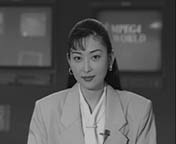
%> input picture COET/图像传感与图像处理/图像实验/实验1/grey.bmp, 176 x 144 px
$ octave untitled.m   (GNU Octave 9; MATLAB toolbox functions it lacks are replaced by stand-ins)
%> lines starting %> are read from the running program, lines starting %| are printed output that depends on the picture; in (x1, y1, x2, y2) boxes, pixels count from 0 and x2, y2 are one past the last pixel; in counts of white or black regions, pixels touching at a corner belong together; the program's own positions count from 1
img = imread('grey.bmp');
%> img is the input picture: size 144x176 uint8; min 0, max 206, mean 86.6

if size(img, 3) == 3
    img = rgb2gray(img);
end

figure;

subplot(2, 3, 1);
imshow(img);
title('原图');

F = fft2(double(img));
Fshift = fftshift(F);
magnitude_spectrum = log(1 + abs(Fshift));
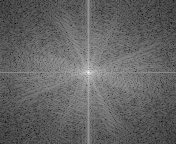
%> magnitude_spectrum: size 144x176 double; min 1.24, max 14.6, mean 6.47; drawn with min black and max white

subplot(2, 3, 2);
imshow(magnitude_spectrum, []);
title('频谱图');

[M, N] = size(img);
%> M = 144; N = 176
filters = zeros(M, N);
for u = 1:M
    for v = 1:N
        D = sqrt((u - M/2)^2 + (v - N/2)^2);
        if D <= 50
            filters(u, v) = 1;
        end
    end
end
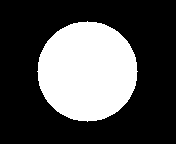
%> filters: size 144x176 double; values 0 (black) and 1 (white), 31% white; 1 white region, box (x1, y1, x2, y2) and area: (37, 21, 138, 122) 7845

radii = [5, 10, 25, 50];

for i = 1:length(radii)
    D0 = radii(i);
    filter = zeros(M, N);
    for u = 1:M
        for v = 1:N
            D = sqrt((u - M/2)^2 + (v - N/2)^2);
            if D <= D0
                filter(u, v) = 1;
            end
        end
    end
    G = Fshift .* filter;
    G_inverse_shift = ifftshift(G);
    img_back = ifft2(G_inverse_shift);
    img_back = real(img_back);
    img_back = uint8(img_back);

    subplot(2, 3, i+2);
    imshow(img_back, []);
    title(['滤波后图像，半径为', num2str(D0)]);
end
%> this loop made 4 passes
%> pass 1, `img_back = real(img_back);`:
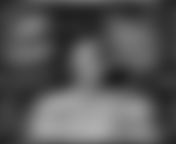
%> img_back: size 144x176 double; min 32.2, max 174.6, mean 86.6
%> pass 2, `img_back = real(img_back);`:
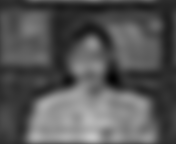
%> img_back: size 144x176 double; min 3.54, max 196.9, mean 86.6
%> after the loop:
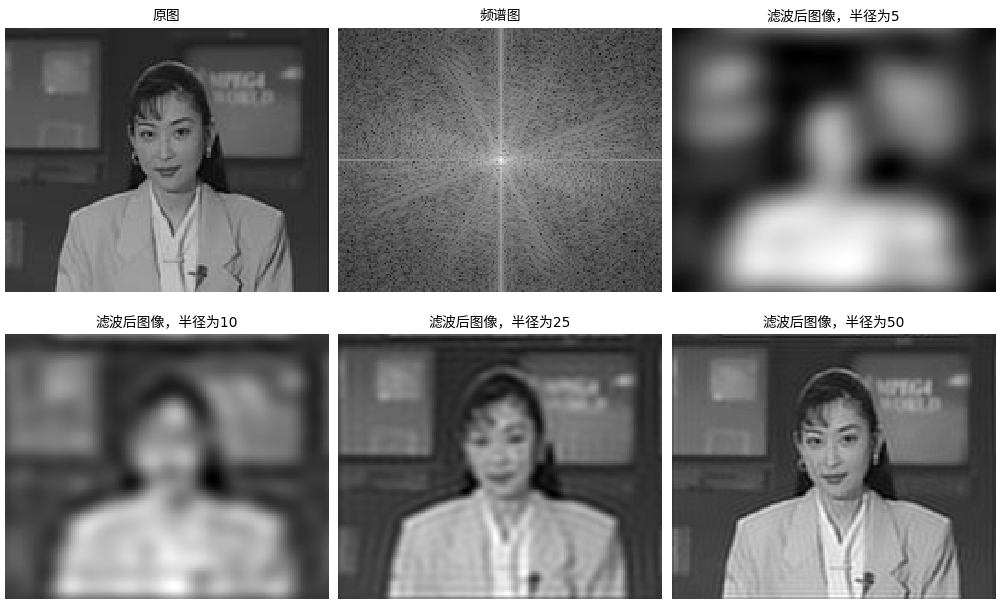
%> figure redrawn from the program's plot data, 6 panels
